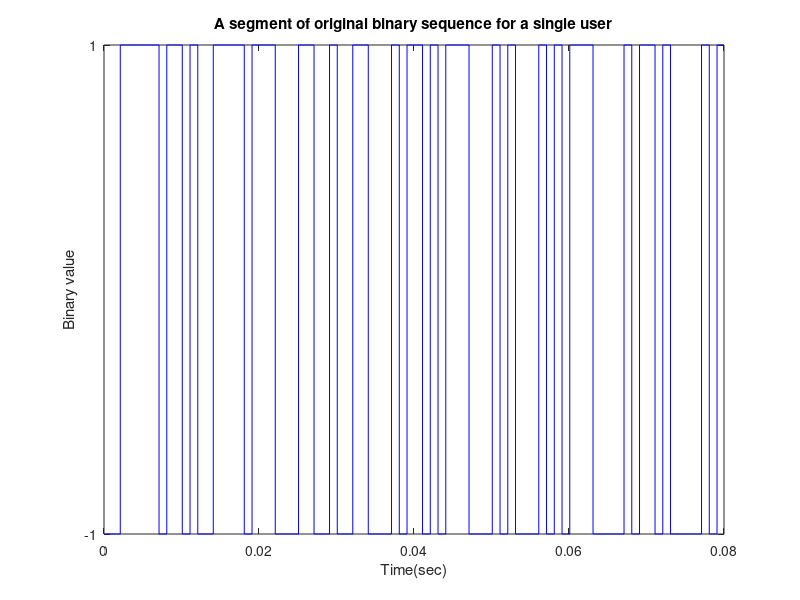
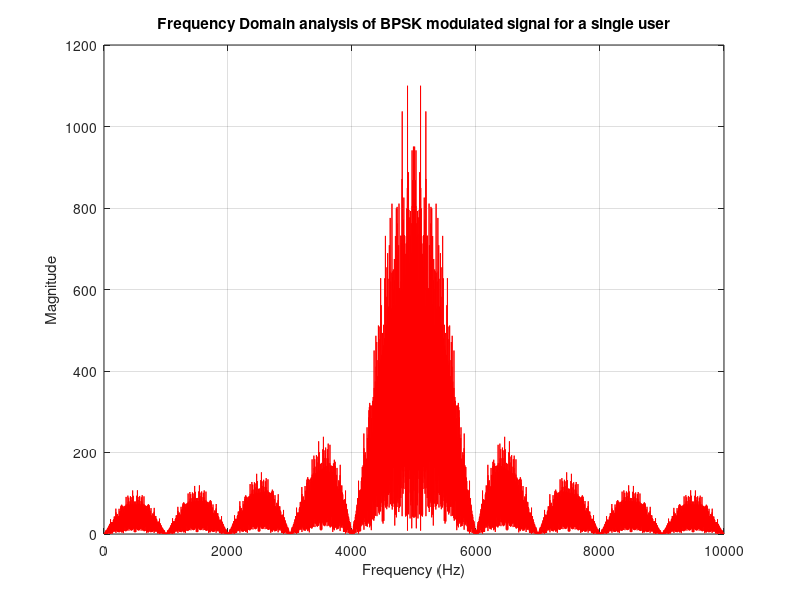
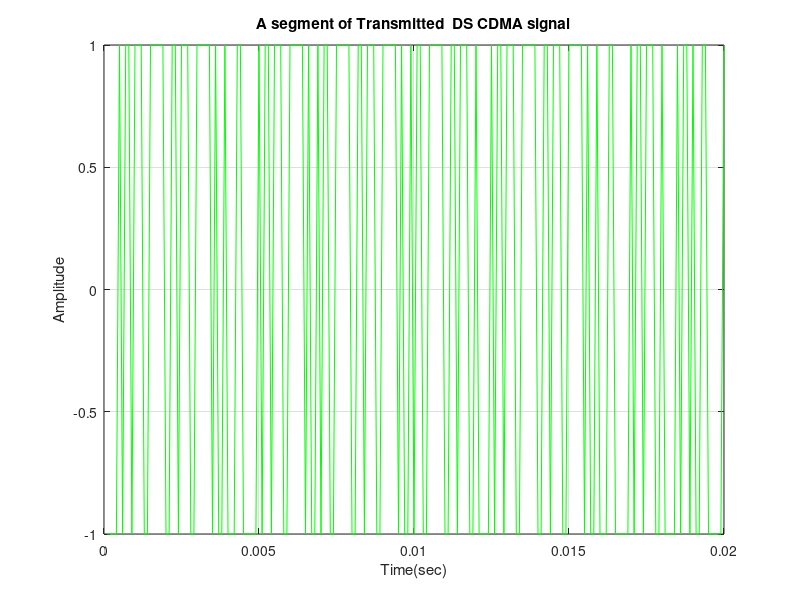

Here is the MATLAB script that generated these plots, in order: (Note: this script raises an error after producing the figures.)
clear all;
close all;

msg = round(rand(1, 1000));  % Random binary message

% 1/2 rated convolutional Encoder
trellis = poly2trellis(3, [6 7]);
user = convenc(msg, trellis);

% Converting binary (0,1) to bipolar (-1,+1)
length_user = length(user);
for i = 1:length_user
    if user(i) == 0
        user(i) = -1;
    end
end

fc = 5000;       % Carrier frequency in Hz
eb = 0.5;        % Energy per bit
bitrate = 1000;  % Bit rate in Hz
tb = 1 / bitrate;    % Time per bit
chiprate = 10000;    % Chip rate
tc = 1 / chiprate;   % Time per chip

% Time vector for user data
t = tc:tc:tb * length_user;

%% Baseband Signal Generation
basebandsig = [];
for i = 1:length_user
    for j = tc:tc:tb
        if user(i) == 1
            basebandsig = [basebandsig 1];
        else
            basebandsig = [basebandsig -1];
        end
    end
end

figure(1)
stairs(t(1:800), basebandsig(1:800), 'b')  % Blue color
xlabel('Time(sec)')
ylabel('Binary value')
set(gca, 'ytick', [ -1  1 ])
title('A segment of original binary sequence for a single user')

%% BPSK Modulation
bpskmod = [];
for i = 1:length_user
    for j = tc:tc:tb
        bpskmod = [bpskmod sqrt(2 * eb) * user(i) * cos(2 * pi * fc * j)];
    end
end

number = length(t);
spectrum = abs(fft(bpskmod));
sampling_frequency = 2 * fc;
sampling_interval = 1.0 / sampling_frequency;
nyquest_frequency = 1.0 / (2.0 * sampling_interval);

for i = 1:number
    frequency(i) = (1.0 / (number * sampling_interval)) * i;
end

figure(2)
plot(frequency, spectrum, 'r')  % Red color
title('Frequency Domain analysis of BPSK modulated signal for a single user')
xlabel('Frequency (Hz)')
ylabel('Magnitude')
grid on

%% PN Sequence Generation for Spreading
seed = [1 -1 1 -1];  % Initial seed (bipolar NRZ format)
pn = [];

for i = 1:length_user
    for j = 1:10
        pn = [pn seed(4)];
        if seed(4) == seed(3)
            temp = -1;
        else
            temp = 1;
        end
        seed(4) = seed(3);
        seed(3) = seed(2);
        seed(2) = seed(1);
        seed(1) = temp;
    end
end

% Upsample PN sequence
pnupsampled = [];
len_pn = length(pn);
for i = 1:len_pn
    for j = 10 * tc:10 * tc:tb
        if pn(i) == 1
            pnupsampled = [pnupsampled 1];
        else
            pnupsampled = [pnupsampled -1];
        end
    end
end

% Spread Spectrum Signal
sigtx = bpskmod .* pnupsampled;

figure(3)
plot(t(1:200), sigtx(1:200), 'g')  % Green color
title('A segment of Transmitted  DS CDMA signal')
xlabel('Time(sec)')
ylabel('Amplitude')
grid on

%% Fading Channel Simulation
chan = rayleighchan(1/chiprate, 100);
chan.ResetBeforeFiltering = 0;
fad = abs(filter(chan, ones(size(sigtx))));
fadedsig = fad .* sigtx;

snr_in_dBs = 0:1.0:10;
for m = 1:length(snr_in_dBs)
    ber(m) = 0.0;
    composite_signal = awgn(fadedsig, snr_in_dBs(m), 'measured');  % Add AWGN

    %% Receiver: Despreading
    rx = composite_signal .* pnupsampled;

    %% BPSK Demodulation
    demodcar = [];
    for i = 1:length_user
        for j = tc:tc:tb
            demodcar = [demodcar sqrt(2 * eb) * cos(2 * pi * fc * j)];
        end
    end
    bpskdemod = rx .* demodcar;

    %% Integrate & Dump for Bit Decision
    len_dmod = length(bpskdemod);
    sum = zeros(1, len_dmod / 10);
    for i = 1:len_dmod / 10
        for j = (i - 1) * 10 + 1:i * 10
            sum(i) = sum(i) + bpskdemod(j);
        end
    end

    %% Hard Decision
    rxbits = [];
    for i = 1:length_user
        if sum(i) > 0
            rxbits = [rxbits 1];
        else
            rxbits = [rxbits 0];
        end
    end

    %% Viterbi Decoding
    tblen = 3;
    delay = tblen;
    decoded = vitdec(rxbits, trellis, tblen, 'cont', 'hard');
    [number, rat] = biterr(decoded(delay + 1:end), msg(1:end - delay));
    ber(m) = rat;
end

%% BER vs SNR Plot
figure(4)
plot(snr_in_dBs, ber, 'm-o')  % Magenta color with markers
xlabel('Signal to noise ratio(dB)')  
ylabel('BER')
legend('BER simulation for a single user')
title('Coded BER simulation under AWGN and Rayleigh fading channel')
grid on
